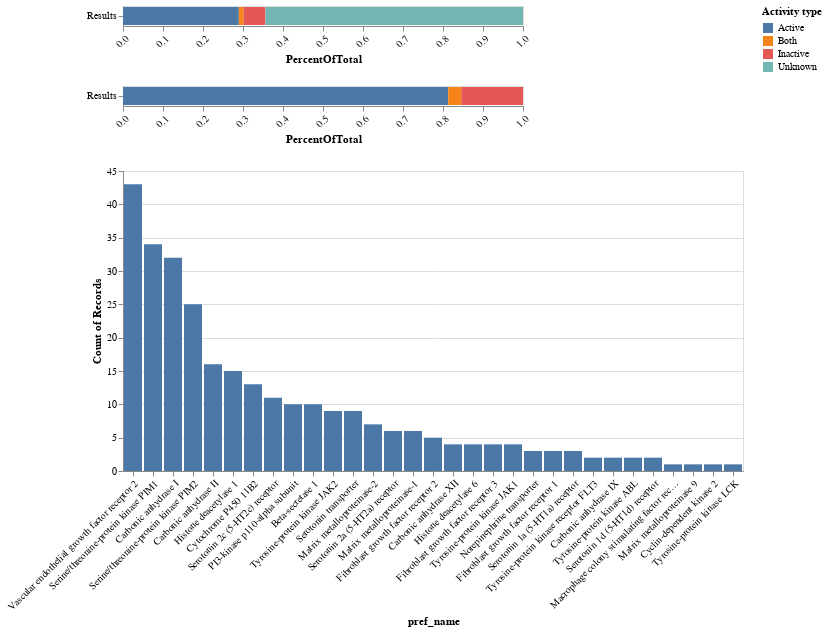

Source (notebook cell):
### Code cell
(chart_one&chart_two&chart).configure_axisBottom(labelAngle=-45)

### Figure 1 — Vega-Lite specification as saved in the notebook (floating-point values rounded to 4 significant figures; data arrays with more than 128 entries replaced by an {"elided": "..."} marker saying what was removed)
{"config": {"view": {"continuousWidth": 400, "continuousHeight": 300}, "axisBottom": {"labelAngle": -45}}, "vconcat": [{"data": {"name": "data-c8ff6c75327497d556bdd6eac04ede2a"}, "mark": "bar", "encoding": {"color": {"type": "nominal", "field": "activity", "title": "Activity type"}, "order": {"type": "nominal", "field": "activity", "sort": "ascending"}, "x": {"type": "quantitative", "field": "PercentOfTotal"}, "y": {"type": "nominal", "field": "results", "title": ""}}, "selection": {"selector004": {"type": "single", "encodings": ["x", "color"]}}, "transform": [{"joinaggregate": [{"op": "sum", "field": "number", "as": "Total"}]}, {"calculate": "datum.number / datum.Total", "as": "PercentOfTotal"}]}, {"data": {"name": "data-0e01c610e98ef8316865033c1a21eb8a"}, "mark": "bar", "encoding": {"color": {"type": "nominal", "field": "activity", "title": "Activity type"}, "order": {"type": "nominal", "field": "activity", "sort": "ascending"}, "x": {"type": "quantitative", "field": "PercentOfTotal"}, "y": {"type": "nominal", "field": "results", "title": ""}}, "selection": {"selector004": {"type": "single", "encodings": ["x", "color"]}}, "transform": [{"joinaggregate": [{"op": "sum", "field": "number", "as": "Total"}]}, {"calculate": "datum.number / datum.Total", "as": "PercentOfTotal"}]}, {"data": {"name": "data-481ac349d0155016f6a8738bf72ce08a"}, "mark": "bar", "encoding": {"x": {"type": "nominal", "field": "pref_name", "sort": "-y"}, "y": {"type": "quantitative", "aggregate": "count"}}}], "$schema": "https://vega.github.io/schema/vega-lite/v4.8.1.json", "datasets": {"data-c8ff6c75327497d556bdd6eac04ede2a": [{"results": "Results", "activity": "Active", "number": 300, "proportion": 0.2896}, {"results": "Results", "activity": "Inactive", "number": 57, "proportion": 0.05502}, {"results": "Results", "activity": "Both", "number": 12, "proportion": 0.01158}, {"results": "Results", "activity": "Unknown", "number": 667, "proportion": 0.6438}], "data-0e01c610e98ef8316865033c1a21eb8a": [{"results": "Results", "activity": "Active", "number": 300, "proportion": 0.2896}, {"results": "Results", "activity": "Inactive", "number": 57, "proportion": 0.05502}, {"results": "Results", "activity": "Both", "number": 12, "proportion": 0.01158}], "data-481ac349d0155016f6a8738bf72ce08a": {"elided": "288 records"}}}
